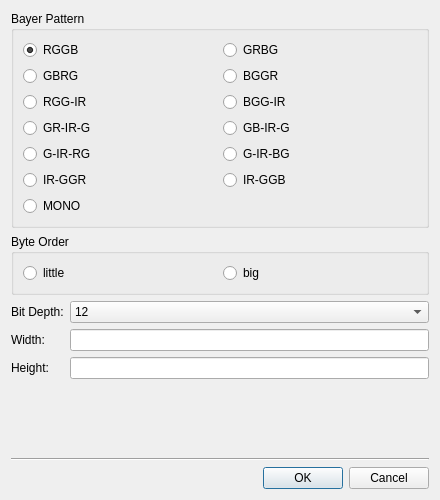
<?xml version="1.0" encoding="UTF-8"?>
<ui version="4.0">
 <class>RawFileInfoDialog</class>
 <widget class="QDialog" name="RawFileInfoDialog">
  <property name="windowModality">
   <enum>Qt::WindowModal</enum>
  </property>
  <property name="geometry">
   <rect>
    <x>0</x>
    <y>0</y>
    <width>440</width>
    <height>500</height>
   </rect>
  </property>
  <property name="sizePolicy">
   <sizepolicy hsizetype="Preferred" vsizetype="Preferred">
    <horstretch>0</horstretch>
    <verstretch>0</verstretch>
   </sizepolicy>
  </property>
  <property name="minimumSize">
   <size>
    <width>440</width>
    <height>400</height>
   </size>
  </property>
  <property name="maximumSize">
   <size>
    <width>500</width>
    <height>500</height>
   </size>
  </property>
  <property name="windowTitle">
   <string>Raw File Info</string>
  </property>
  <property name="locale">
   <locale language="English" country="UnitedStates"/>
  </property>
  <property name="modal">
   <bool>true</bool>
  </property>
  <layout class="QVBoxLayout" name="verticalLayout">
   <item>
    <widget class="QGroupBox" name="BayerPatternBroupBox">
     <property name="title">
      <string>Bayer Pattern</string>
     </property>
     <layout class="QGridLayout" name="gridLayout">
      <item row="1" column="0">
       <widget class="QRadioButton" name="GBRGRadioButton">
        <property name="text">
         <string>GBRG</string>
        </property>
       </widget>
      </item>
      <item row="0" column="0">
       <widget class="QRadioButton" name="RGGBRadioButton">
        <property name="text">
         <string>RGGB</string>
        </property>
        <property name="checked">
         <bool>true</bool>
        </property>
       </widget>
      </item>
      <item row="3" column="1">
       <widget class="QRadioButton" name="GBIRGRadioButton">
        <property name="text">
         <string>GB-IR-G</string>
        </property>
       </widget>
      </item>
      <item row="4" column="1">
       <widget class="QRadioButton" name="GIRBGRadioButton">
        <property name="text">
         <string>G-IR-BG</string>
        </property>
       </widget>
      </item>
      <item row="3" column="0">
       <widget class="QRadioButton" name="GRIRGRadioButton">
        <property name="text">
         <string>GR-IR-G</string>
        </property>
       </widget>
      </item>
      <item row="5" column="1">
       <widget class="QRadioButton" name="IRGGBRadioButton">
        <property name="text">
         <string>IR-GGB</string>
        </property>
       </widget>
      </item>
      <item row="2" column="0">
       <widget class="QRadioButton" name="RGGIRRadioButton">
        <property name="text">
         <string>RGG-IR</string>
        </property>
       </widget>
      </item>
      <item row="4" column="0">
       <widget class="QRadioButton" name="GIRRGRadioButton">
        <property name="text">
         <string>G-IR-RG</string>
        </property>
       </widget>
      </item>
      <item row="0" column="1">
       <widget class="QRadioButton" name="GRBGRadioButton">
        <property name="text">
         <string>GRBG</string>
        </property>
       </widget>
      </item>
      <item row="1" column="1">
       <widget class="QRadioButton" name="BGGRRadioButton">
        <property name="text">
         <string>BGGR</string>
        </property>
       </widget>
      </item>
      <item row="2" column="1">
       <widget class="QRadioButton" name="BGGIRRadioButton">
        <property name="text">
         <string>BGG-IR</string>
        </property>
       </widget>
      </item>
      <item row="5" column="0">
       <widget class="QRadioButton" name="IRGGRRadioButton">
        <property name="text">
         <string>IR-GGR</string>
        </property>
       </widget>
      </item>
      <item row="6" column="0">
       <widget class="QRadioButton" name="MONORadioButton">
        <property name="text">
         <string>MONO</string>
        </property>
       </widget>
      </item>
     </layout>
    </widget>
   </item>
   <item>
    <widget class="QGroupBox" name="ByteOrderGroupBox">
     <property name="sizePolicy">
      <sizepolicy hsizetype="Preferred" vsizetype="Preferred">
       <horstretch>0</horstretch>
       <verstretch>0</verstretch>
      </sizepolicy>
     </property>
     <property name="minimumSize">
      <size>
       <width>0</width>
       <height>0</height>
      </size>
     </property>
     <property name="title">
      <string>Byte Order</string>
     </property>
     <layout class="QHBoxLayout" name="horizontalLayout">
      <item>
       <widget class="QRadioButton" name="little_endian">
        <property name="minimumSize">
         <size>
          <width>0</width>
          <height>0</height>
         </size>
        </property>
        <property name="text">
         <string>little</string>
        </property>
       </widget>
      </item>
      <item>
       <widget class="QRadioButton" name="big_endian">
        <property name="text">
         <string>big</string>
        </property>
       </widget>
      </item>
     </layout>
    </widget>
   </item>
   <item>
    <layout class="QGridLayout" name="gridLayout_2">
     <item row="0" column="0">
      <widget class="QLabel" name="label">
       <property name="text">
        <string>Bit Depth:</string>
       </property>
      </widget>
     </item>
     <item row="0" column="1">
      <widget class="QComboBox" name="BitDepthComboBox">
       <property name="editable">
        <bool>false</bool>
       </property>
       <property name="currentText">
        <string>12</string>
       </property>
       <property name="currentIndex">
        <number>3</number>
       </property>
       <item>
        <property name="text">
         <string>8</string>
        </property>
       </item>
       <item>
        <property name="text">
         <string>10</string>
        </property>
       </item>
       <item>
        <property name="text">
         <string>10-comp</string>
        </property>
       </item>
       <item>
        <property name="text">
         <string>12</string>
        </property>
       </item>
       <item>
        <property name="text">
         <string>12-comp</string>
        </property>
       </item>
       <item>
        <property name="text">
         <string>14</string>
        </property>
       </item>
       <item>
        <property name="text">
         <string>14-comp</string>
        </property>
       </item>
       <item>
        <property name="text">
         <string>16</string>
        </property>
       </item>
       <item>
        <property name="text">
         <string>18</string>
        </property>
       </item>
       <item>
        <property name="text">
         <string>20</string>
        </property>
       </item>
       <item>
        <property name="text">
         <string>22</string>
        </property>
       </item>
       <item>
        <property name="text">
         <string>24</string>
        </property>
       </item>
      </widget>
     </item>
     <item row="1" column="0">
      <widget class="QLabel" name="label_2">
       <property name="text">
        <string>Width:</string>
       </property>
      </widget>
     </item>
     <item row="1" column="1">
      <widget class="QLineEdit" name="WidthLineEdit">
       <property name="inputMask">
        <string>D0000</string>
       </property>
       <property name="maxLength">
        <number>5</number>
       </property>
      </widget>
     </item>
     <item row="2" column="0">
      <widget class="QLabel" name="label_3">
       <property name="text">
        <string>Height:</string>
       </property>
      </widget>
     </item>
     <item row="2" column="1">
      <widget class="QLineEdit" name="HeightLineEdit">
       <property name="inputMask">
        <string>D0000</string>
       </property>
       <property name="maxLength">
        <number>5</number>
       </property>
      </widget>
     </item>
    </layout>
   </item>
   <item>
    <spacer name="verticalSpacer">
     <property name="orientation">
      <enum>Qt::Vertical</enum>
     </property>
     <property name="sizeHint" stdset="0">
      <size>
       <width>20</width>
       <height>40</height>
      </size>
     </property>
    </spacer>
   </item>
   <item>
    <widget class="Line" name="line">
     <property name="orientation">
      <enum>Qt::Horizontal</enum>
     </property>
    </widget>
   </item>
   <item>
    <widget class="QDialogButtonBox" name="OkCancleButtonBox">
     <property name="orientation">
      <enum>Qt::Horizontal</enum>
     </property>
     <property name="standardButtons">
      <set>QDialogButtonBox::Cancel|QDialogButtonBox::Ok</set>
     </property>
    </widget>
   </item>
  </layout>
 </widget>
 <resources/>
 <connections>
  <connection>
   <sender>OkCancleButtonBox</sender>
   <signal>accepted()</signal>
   <receiver>RawFileInfoDialog</receiver>
   <slot>accept()</slot>
   <hints>
    <hint type="sourcelabel">
     <x>248</x>
     <y>254</y>
    </hint>
    <hint type="destinationlabel">
     <x>157</x>
     <y>274</y>
    </hint>
   </hints>
  </connection>
  <connection>
   <sender>OkCancleButtonBox</sender>
   <signal>rejected()</signal>
   <receiver>RawFileInfoDialog</receiver>
   <slot>reject()</slot>
   <hints>
    <hint type="sourcelabel">
     <x>316</x>
     <y>260</y>
    </hint>
    <hint type="destinationlabel">
     <x>286</x>
     <y>274</y>
    </hint>
   </hints>
  </connection>
 </connections>
</ui>
